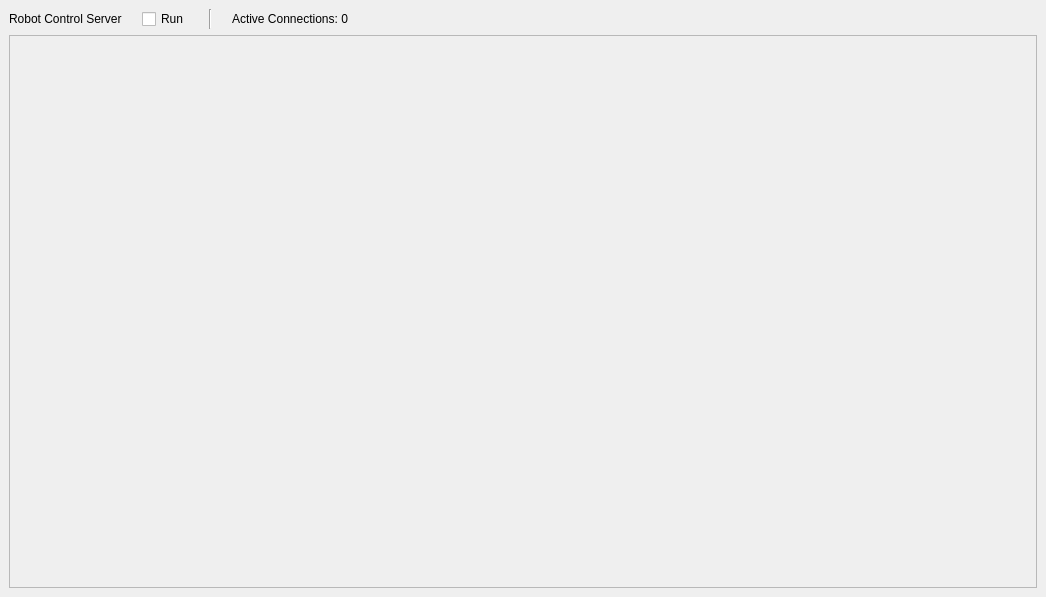
<?xml version="1.0" encoding="UTF-8"?>
<ui version="4.0">
 <class>MainWindow</class>
 <widget class="QMainWindow" name="MainWindow">
  <property name="geometry">
   <rect>
    <x>0</x>
    <y>0</y>
    <width>1046</width>
    <height>597</height>
   </rect>
  </property>
  <property name="windowTitle">
   <string>MainWindow</string>
  </property>
  <widget class="QWidget" name="centralwidget">
   <property name="minimumSize">
    <size>
     <width>1046</width>
     <height>0</height>
    </size>
   </property>
   <layout class="QVBoxLayout" name="verticalLayout_2">
    <item>
     <layout class="QHBoxLayout" name="horizontalLayout">
      <property name="spacing">
       <number>20</number>
      </property>
      <item>
       <widget class="QLabel" name="app_name_label">
        <property name="text">
         <string>Robot Control Server</string>
        </property>
       </widget>
      </item>
      <item>
       <widget class="QCheckBox" name="checkBox">
        <property name="text">
         <string>Run</string>
        </property>
       </widget>
      </item>
      <item>
       <widget class="Line" name="line">
        <property name="orientation">
         <enum>Qt::Vertical</enum>
        </property>
       </widget>
      </item>
      <item>
       <widget class="QLabel" name="label_2">
        <property name="text">
         <string>Active Connections: 0</string>
        </property>
       </widget>
      </item>
      <item>
       <spacer name="horizontalSpacer">
        <property name="orientation">
         <enum>Qt::Horizontal</enum>
        </property>
        <property name="sizeHint" stdset="0">
         <size>
          <width>40</width>
          <height>20</height>
         </size>
        </property>
       </spacer>
      </item>
     </layout>
    </item>
    <item>
     <widget class="QScrollArea" name="scrollArea">
      <property name="widgetResizable">
       <bool>true</bool>
      </property>
      <widget class="QWidget" name="scrollLayout">
       <property name="geometry">
        <rect>
         <x>0</x>
         <y>0</y>
         <width>1026</width>
         <height>549</height>
        </rect>
       </property>
       <layout class="QVBoxLayout" name="verticalLayout">
        <item>
         <layout class="QVBoxLayout" name="verticalLayout_3"/>
        </item>
       </layout>
      </widget>
     </widget>
    </item>
   </layout>
  </widget>
 </widget>
 <resources/>
 <connections/>
</ui>
